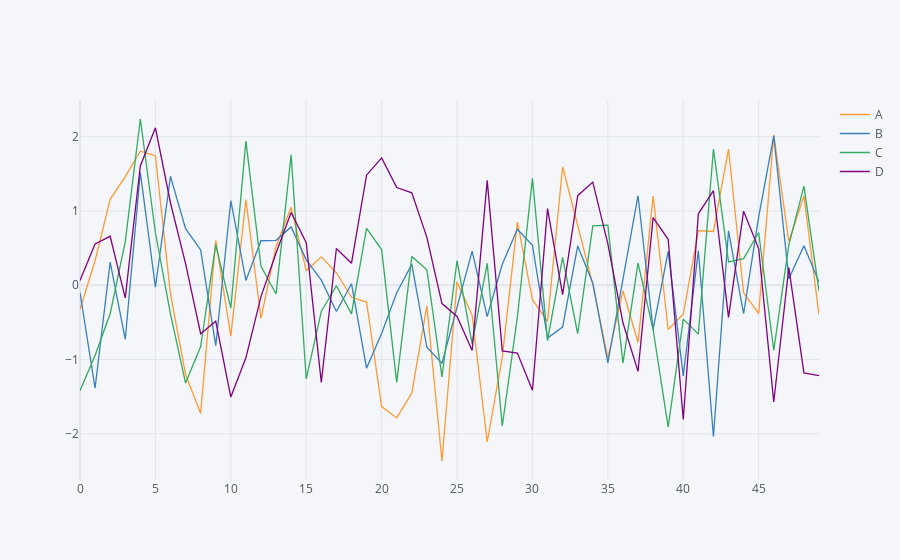

The cell this chart's notebook holds for it:
### Markdown cell above
# Basics

### Code cell
arr1=np.random.randn(50,4)
df=pd.DataFrame(arr1,columns=['A','B','C','D'])
df.head()
df.iplot()
